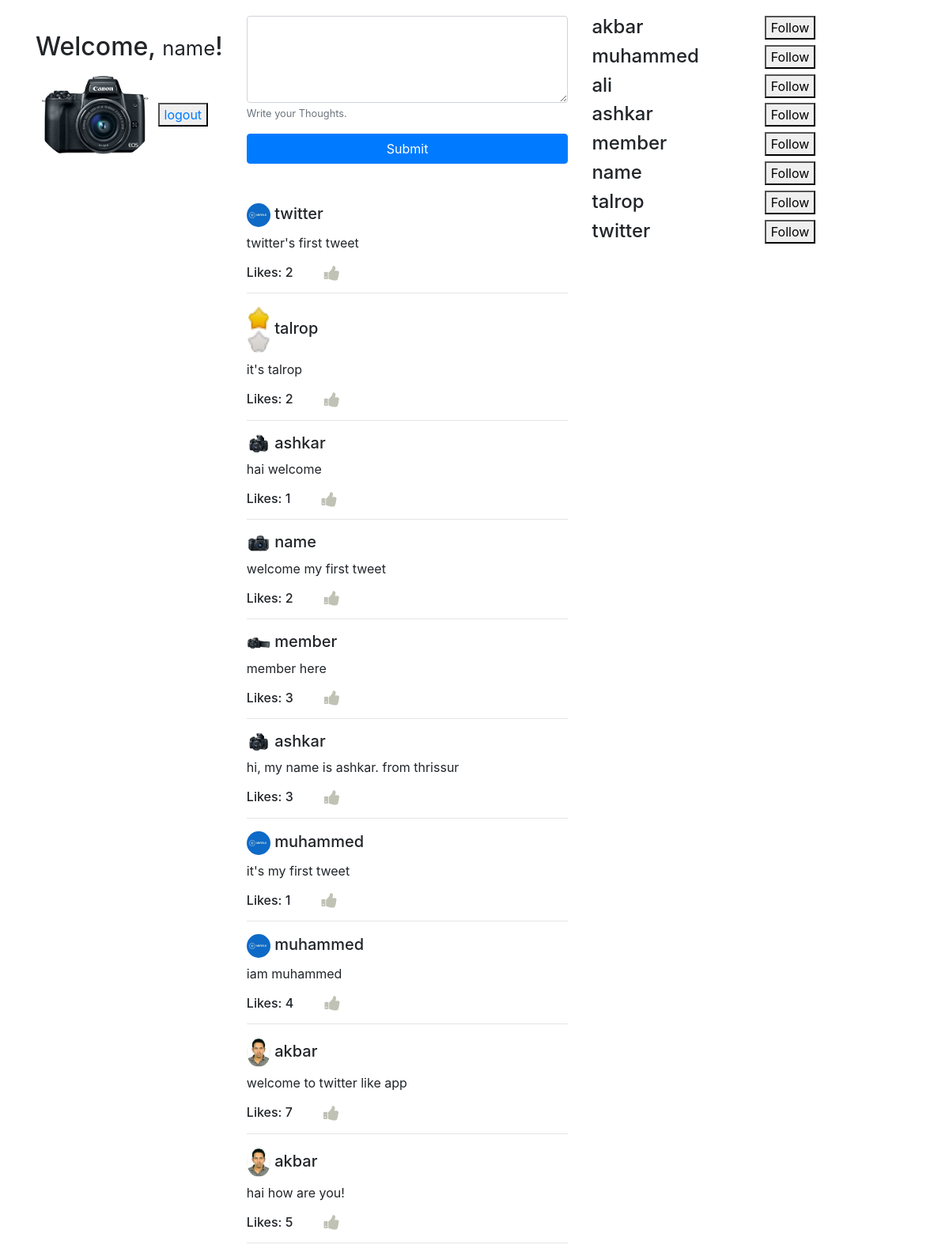
Screenshot of / (signed in) with the database file from the repository.
### twitter/models.py (models this page shows, shortened)
class Profile(models.Model):
    user = models.ForeignKey(User, on_delete=models.CASCADE)
    profile_pic = models.ImageField()

class ThoughtTweet(models.Model):
    user = models.ForeignKey(Profile, on_delete=models.CASCADE)
    tweet = models.TextField(max_length=255)
    likes = models.ManyToManyField(User,related_name='likes',blank=True)
    def total_likes(self):
        total = self.likes.count()
        return total

### twitter/views.py (the view, shortened to what this page needs)
# urls.py: path('', ThoughtSharing.as_view(), name = 'tweet'),
class ThoughtSharing(View):
    def get(self, *args, **kwargs):
        thoughts = ThoughtTweet.objects.order_by('-id')
        if self.request.user.is_authenticated :
            form = TweetForm()
            profile = Profile.objects.get(user=self.request.user)
        else:
            form = ''
            profile = ''
        users = Profile.objects.all()
        context = {
            'thoughts':thoughts,
            'form':form,
            'profile':profile,
            'users':users,
        }
        return render(self.request, "twitter/tweet.html", context)

### twitter/forms.py
class TweetForm(forms.ModelForm):
    class Meta:
        model = ThoughtTweet
        fields = ('tweet',)
        widgets = {
          'tweet': forms.Textarea(attrs={'rows':4, 'cols':40}),
        }
        labels = {
            'tweet': '',
        }
        help_texts = {
            'tweet': ('Write your Thoughts.'),
        }

### twitter/templates/twitter/tweet.html
{% extends 'twitter/base.html' %} {% load crispy_forms_tags %} {% load static %}
{% block content %}
<div class="container">
  <div class="row">
    <div class="profile" style="margin-top: 40px;">
    <div class="col">
      {% if user.is_authenticated %}
      <h2>
        Welcome, <small>{{ user.username }}</small>!
      </h2>
      <img src="{{ profile.profile_pic.url }}"/>
      <button><a href="{% url 'logout' %}">logout</a></button>
      {% else %}
        <h5>Login  <a href="{% url 'login' %}">login</a></h5>
        <h6>New User? <a href="{% url 'signup' %}">Sign Up</a></h6>
      {% endif %}
    </div>
    </div>
    <div class="col">
        <div class="form" style="margin-top: 20px; margin-bottom: 50px;">
        {% if form != '' %}
        <form action="" method="post" enctype="multipart/form-data">
            {% csrf_token %} {{ form|crispy }}
            <button type="submit" class="btn btn-primary btn-block">
              Submit
            </button>
        </form>
        {% endif %}
        </div>
        <div class="thoughts">
            {% for tweet in thoughts %}
                <h5><img src="{{ tweet.user.profile_pic.url }}"/> {{ tweet.user.user.username }}</h5>
                <p> {{ tweet.tweet }}</p>
                <h6>Likes: {{ tweet.total_likes }} <a href="{% url 'tweet_like' tweet.id %}">
                <span style="padding-left: 35px; color: #bfc2b4; cursor: pointer;">
                <i class="fa fa-thumbs-up fa-lg" aria-hidden="true"></i>
                </span></a></h6>
            <hr>
            {% endfor %}
        </div>
    </div>
    <div class="col">
        <div class="users" style="margin-top: 20px;">
        {% for user in users %}
        <div class=row>
            <div class="col">
                <h4>{{ user.user.username }}</h4>
            </div>
            <div class="col">
                <button>Follow</button>
            </div>
        </div>
        {% endfor %}
    </div>
    </div>
  </div>
</div>
{% endblock %}

### static/css/style.css (style rules this page uses)
.profile img { width : 150px; border-radius : 100%; }
.thoughts img { width: 30px; border-radius: 100%; }

### rows the page displays
Profile: profile_pic (picture), user.username "name"
ThoughtTweet: user.profile_pic (picture), user.user.username "twitter", tweet "twitter's first tweet", total_likes "2"
ThoughtTweet: user.profile_pic (picture), user.user.username "talrop", tweet "it's talrop", total_likes "2"
ThoughtTweet: user.profile_pic (picture), user.user.username "ashkar", tweet "hai welcome", total_likes "1"
ThoughtTweet: user.profile_pic (picture), user.user.username "name", tweet "welcome my first tweet", total_likes "2"
ThoughtTweet: user.profile_pic (picture), user.user.username "member", tweet "member here", total_likes "3"
ThoughtTweet: user.profile_pic (picture), user.user.username "ashkar", tweet "hi, my name is ashkar. from thrissur", total_likes "3"
ThoughtTweet: user.profile_pic (picture), user.user.username "muhammed", tweet "it's my first tweet", total_likes "1"
ThoughtTweet: user.profile_pic (picture), user.user.username "muhammed", tweet "iam muhammed", total_likes "4"
ThoughtTweet: user.profile_pic (picture), user.user.username "akbar", tweet "welcome to twitter like app", total_likes "7"
ThoughtTweet: user.profile_pic (picture), user.user.username "akbar", tweet "hai how are you!", total_likes "5"
Profile: user.username "akbar"
Profile: user.username "muhammed"
Profile: user.username "ali"
Profile: user.username "ashkar"
Profile: user.username "member"
Profile: user.username "talrop"
Profile: user.username "twitter"

### other values shown
{{ user.username }} "name"
